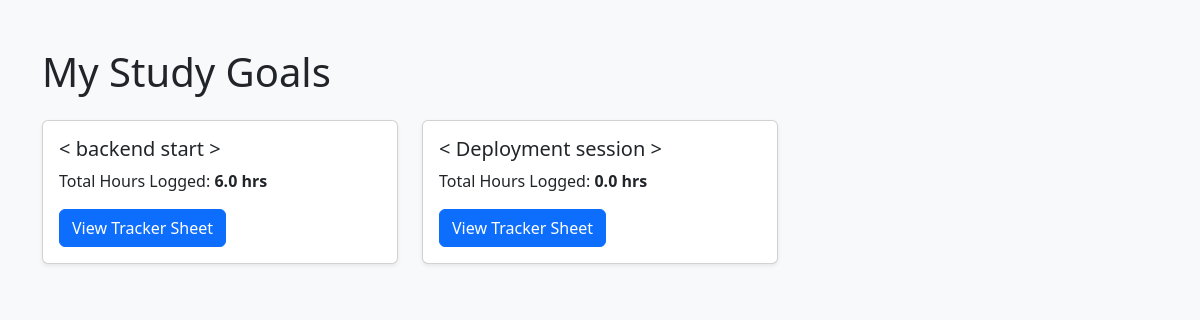
The app's page / (signed in) with its own data.
### track/models.py (models this page shows, shortened)
class StudyGoal(models.Model):
    user = models.ForeignKey(User, on_delete=models.CASCADE, related_name='study_goals')
    title = models.CharField(max_length=200, help_text="e.g., Backend - Start")
    start_date = models.DateField()
    end_date = models.DateField()
    is_active = models.BooleanField(default=True)
    created_at = models.DateTimeField(auto_now_add=True)
    @property
    def total_hours(self):
        logs = self.daily_logs.all()
        return sum(log.morning_hours + log.evening_hours for log in logs)

class DailyLog(models.Model):
    goal = models.ForeignKey(
        StudyGoal,
        on_delete=models.CASCADE,
        related_name='daily_logs'
    )
    date = models.DateField()
    morning_done = models.BooleanField(default=False)
    morning_not_studied = models.BooleanField(default=False)
    morning_hours = models.DecimalField(
        max_digits=4,
        decimal_places=1,
        default=0.0,
        validators=[
            MinValueValidator(0.0),
            MaxValueValidator(24.0)
        ]
    )
    evening_done = models.BooleanField(default=False)
    evening_not_studied = models.BooleanField(default=False)
    evening_hours = models.DecimalField(
        max_digits=4,
        decimal_places=1,
        default=0.0,
        validators=[
            MinValueValidator(0.0),
            MaxValueValidator(24.0)
        ]
    )
    github_link = models.URLField(
        max_length=500,
        blank=True,
        null=True,
        help_text="GitHub commit/repo link"
    )
    github_pushed = models.BooleanField(default=False)
    class Meta:
        unique_together = ('goal', 'date')
        ordering = ['date']

### track/views.py (the view)
# urls.py: path('', views.dashboard, name='dashboard'),
@login_required
def dashboard(request):
    goals = StudyGoal.objects.filter(user=request.user, is_active=True)
    return render(request, 'track/dashboard.html', {'goals': goals})

### track/templates/track/dashboard.html (shortened to what this page needs)
<!DOCTYPE html>
<html lang="en">
<head>
    <link href="https://cdn.jsdelivr.net/npm/bootstrap@5.3.0/dist/css/bootstrap.min.css" rel="stylesheet">
</head>
<body class="bg-light">
<div class="container py-5">
    <h1 class="mb-4">My Study Goals</h1>
    <div class="row">
        {% for goal in goals %}
        <div class="col-md-4 mb-3">
            <div class="card shadow-sm">
                <div class="card-body">
                    <h5 class="card-title">&lt; {{ goal.title }} &gt;</h5>
                    <p class="card-text">Total Hours Logged: <strong>{{ goal.total_hours }} hrs</strong></p>
                    <a href="{% url 'home_detail' goal.id %}" class="btn btn-primary">View Tracker Sheet</a>
                </div>
            </div>
        </div>
        {% empty %}
        <div class="col-12">
            <p>No active study goals found. Create one in Django Admin!</p>
        </div>
        {% endfor %}
    </div>
</div>
</body>
</html>

### records on screen
StudyGoal: title "backend start", total_hours "6.0"
StudyGoal: title "Deployment session", total_hours "0.0"
